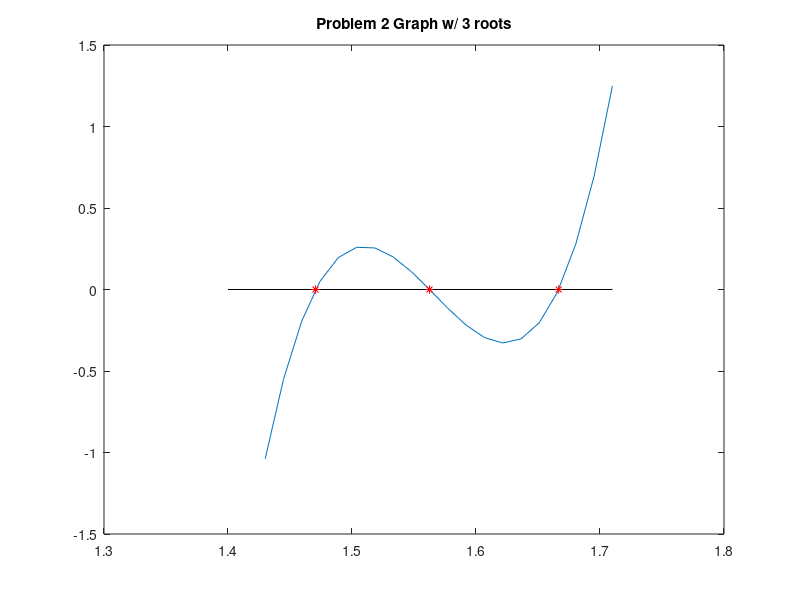

MATLAB code for this plot:
function tot = HW6Problem2()
X = linspace(1.43,1.71,20);
px = @(x)816.*x.^3 - 3835.*x.^2 + 6000.*x - 3125;

plot(X,px(X));
hold on;
plot([1.4 1.71], [0 0], 'k-');
plot(1.666666666666684, px(1.666666666666684), 'r*');
plot(1.562499999999985, px(1.562499999999985), 'r*');
plot(1.470588235294116, px(1.470588235294116), 'r*');
title('Problem 2 Graph w/ 3 roots');
hold off;






end

